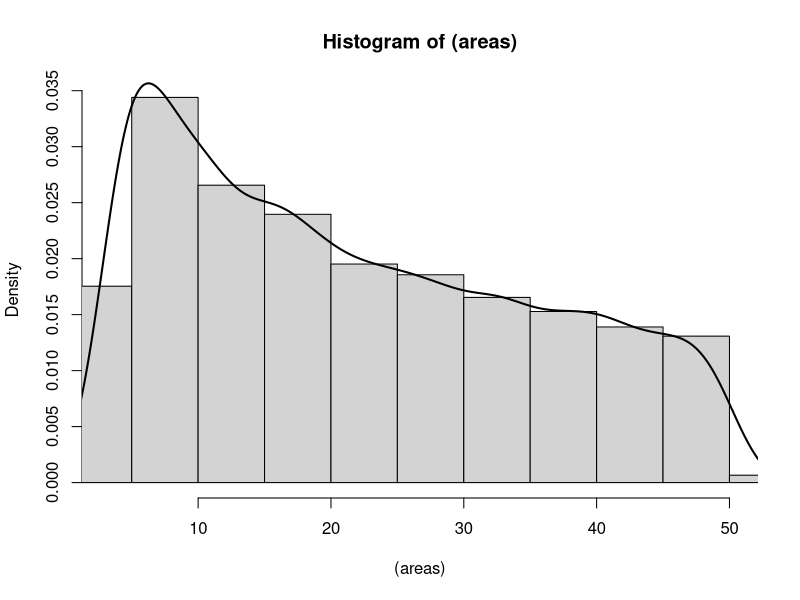

R code for this plot:
#INVERSE TRANSFORMATION- SIMULATING AREA OF A CIRCLE ---------------------------

#Monte Carlo ------------------------------
sim_circle<- function(){
  #set seed 
  set.seed(123)
  #set number of trials
  n<-10000
  #generate radius r on uniform 
  r<- runif(n,1,4 )
  #average area of circle of radius = r
  mean(pi*r^2)
}

sim_circle() #21.84337 

#Inverse CDF -------------------------------
sim_circle_2<- function(){
  #set seed 
  set.seed(123)
  #set number of trials
  n<-10000
  #generate uniform 
  u<- runif(n,0,1)
  #generated radii using inverse CDF 
  r<-(3*u+1)
  #average area of circle  from inverse CDF radii 
  mean(pi*r^2)
}

sim_circle_2() #21.84337 same as above so inverse method is consistent

#Creating a list of areas generated by Inverse Transform ------
sim_circle_plot<- function(){
  set.seed(123)
  n<-10000
  u<- runif(n,0,1)
  r<-(3*u+1)
  pi*r^2
}
areas<-sim_circle_plot()

#Plotting simulation vs theoretical ---------------
#histogram with density not frequency 
hist((areas), xlim = c(3.142,50.264), freq = FALSE) #chart limits based on x = 1 and 4
#true density curve overlaid 
lines(density(areas), lwd = 2)
